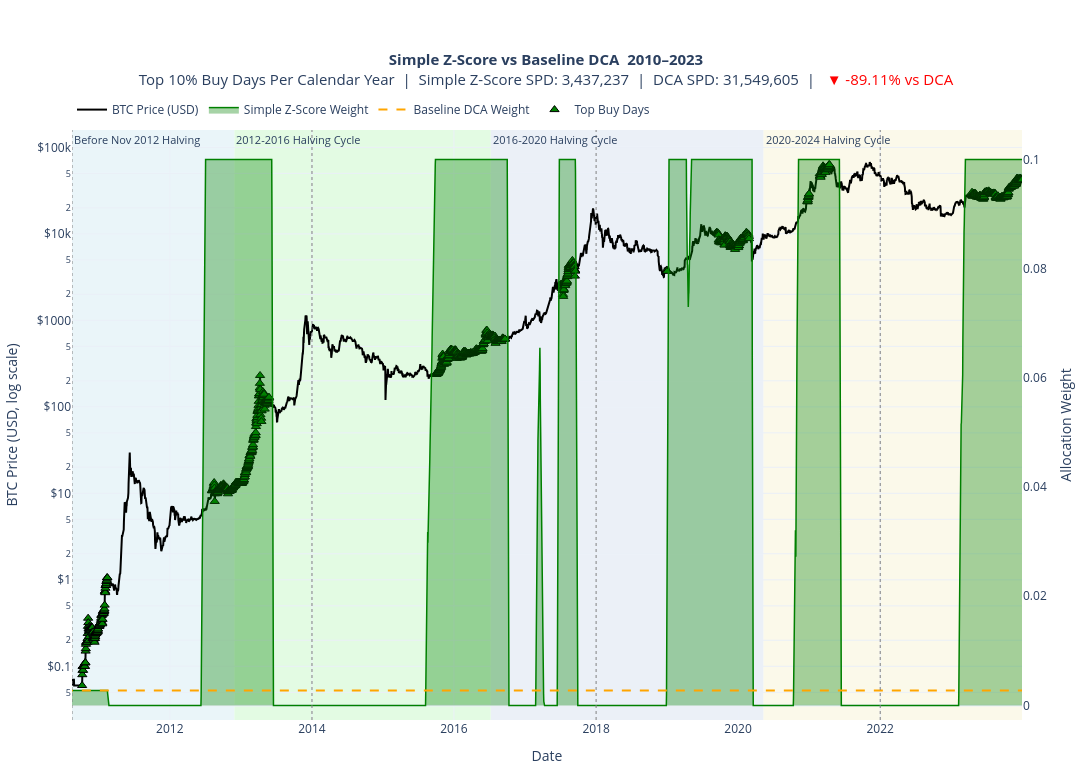

The notebook cell this image was saved under:
### Code cell
WINDOW_START = "2010-01-01"
WINDOW_END   = "2023-12-31"
config = ExportConfig(range_start=WINDOW_START, range_end=WINDOW_END)

zscore_dd  = _dedup(runner.export(SimpleZScoreStrategy(), config, btc_df=btc_df), "zscore_weight")
uniform_dd = (
    _dedup(runner.export(UniformStrategy(), config, btc_df=btc_df), "baseline_weight")
    .select(["date", "baseline_weight"])
)

merged_full = zscore_dd.join(uniform_dd, on="date", how="inner")

zscore_w_sum    = merged_full["zscore_weight"].sum()
baseline_w_sum  = merged_full["baseline_weight"].sum()

merged_full = merged_full.with_columns([
    (1e8 / pl.col("price_usd")).alias("sats_per_dollar_dynamic"),
    (1e8 / pl.col("price_usd")).alias("sats_per_dollar_baseline"),
    ((pl.col("zscore_weight")   / zscore_w_sum   * total_budget_usd) / pl.col("price_usd") * 1e8).alias("sats_accum_dynamic"),
    ((pl.col("baseline_weight") / baseline_w_sum * total_budget_usd) / pl.col("price_usd") * 1e8).alias("sats_accum_baseline"),
])


zscore_spd  = (merged_full["zscore_weight"]  * merged_full["sats_per_dollar_dynamic"]).sum() / merged_full["zscore_weight"].sum()
baseline_spd = (merged_full["baseline_weight"] * merged_full["sats_per_dollar_baseline"]).sum() / merged_full["baseline_weight"].sum()
excess_pct  = (zscore_spd - baseline_spd) / baseline_spd * 100

threshold = merged_full["zscore_weight"].quantile(0.90)
merged_full = merged_full.join(features_df, on="date", how="left").with_columns(
    (pl.col("zscore_weight") >= threshold).alias("heavy_buy")
)
df = merged_full.to_pandas()

cols = plots.StrategyColumns(
    weight="zscore_weight",
    spd="sats_per_dollar_dynamic",
    sats_accum="sats_accum_dynamic",
)

# Full period
full_plot = plots.plot_strategy_full_period(df, cols, "Simple Z-Score", ("2010-08-16", "2023-12-31"))
plt.show()

### Figure 1 — Plotly figure (JSON) as saved in the notebook; plotly's stock layout.template omitted (floating-point values rounded to 4 significant figures; data arrays with more than 128 entries replaced by an {"elided": "..."} marker saying what was removed)
{"data": [{"customdata": {"elided": "5113x8 mixed values"}, "hovertemplate": "<b>Date</b>: %{x|%Y-%m-%d}<br><b>Year</b>: %{customdata[0]}<br><b>Cycle</b>: %{customdata[1]}<br><b>BTC Price</b>: $%{y:,.2f}<br><b>Simple Z-Score Weight</b>: %{customdata[2]:.8f}<br><b>DCA Weight</b>: %{customdata[3]:.8f}<br><b>Simple Z-Score sats/$</b>: %{customdata[4]:,.2f}<br><b>DCA sats/$</b>: %{customdata[5]:,.2f}<br><b>Simple Z-Score sats accum.</b>: %{customdata[6]:,.2f}<br><b>DCA sats accum.</b>: %{customdata[7]:,.2f}<extra></extra>", "line": {"color": "black", "width": 2}, "mode": "lines", "name": "BTC Price (USD)", "type": "scatter", "x": {"elided": "5113 str values"}, "y": {"elided": "5113 float values"}, "yaxis": "y"}, {"customdata": {"elided": "5113x5 mixed values"}, "fill": "tozeroy", "fillcolor": "rgba(0, 128, 0, 0.35)", "hovertemplate": "<b>Date</b>: %{x|%Y-%m-%d}<br><b>Year</b>: %{customdata[0]}<br><b>Cycle</b>: %{customdata[1]}<br><b>Simple Z-Score Weight</b>: %{y:.8f}<br><b>BTC Price</b>: $%{customdata[2]:,.2f}<br><b>Simple Z-Score sats/$</b>: %{customdata[3]:,.2f}<br><b>Simple Z-Score sats accum.</b>: %{customdata[4]:,.2f}<extra></extra>", "line": {"color": "green", "width": 1.5}, "mode": "lines", "name": "Simple Z-Score Weight", "type": "scatter", "x": {"elided": "5113 str values"}, "y": {"elided": "5113 float values"}, "yaxis": "y2"}, {"customdata": {"elided": "5113x5 mixed values"}, "hovertemplate": "<b>Date</b>: %{x|%Y-%m-%d}<br><b>Year</b>: %{customdata[0]}<br><b>Cycle</b>: %{customdata[1]}<br><b>DCA Weight</b>: %{y:.8f}<br><b>BTC Price</b>: $%{customdata[2]:,.2f}<br><b>DCA sats/$</b>: %{customdata[3]:,.2f}<br><b>DCA sats accum.</b>: %{customdata[4]:,.2f}<extra></extra>", "line": {"color": "orange", "dash": "dash", "width": 2}, "mode": "lines", "name": "Baseline DCA Weight", "type": "scatter", "x": {"elided": "5113 str values"}, "y": {"elided": "5113 float values"}, "yaxis": "y2"}, {"customdata": {"elided": "1357x3 float values"}, "hovertemplate": "<b>Top Buy Date</b>: %{x|%Y-%m-%d}<br><b>Year</b>: %{customdata[0]}<br><b>BTC Price</b>: $%{y:,.2f}<br><b>Simple Z-Score Weight</b>: %{customdata[1]:.8f}<br><b>Year Threshold</b>: %{customdata[2]:.8f}<extra></extra>", "marker": {"color": "green", "line": {"color": "black", "width": 1}, "size": 8, "symbol": "triangle-up"}, "mode": "markers", "name": "Top Buy Days", "type": "scatter", "x": {"elided": "1357 str values"}, "y": {"elided": "1357 float values"}, "yaxis": "y"}], "layout": {"annotations": [{"font": {"size": 11}, "showarrow": false, "text": "Before Nov 2012 Halving", "x": "2010-08-16T00:00:00", "xanchor": "left", "xref": "x", "y": 1, "yanchor": "top", "yref": "y domain"}, {"font": {"size": 11}, "showarrow": false, "text": "2012-2016 Halving Cycle", "x": "2012-11-28T00:00:00", "xanchor": "left", "xref": "x", "y": 1, "yanchor": "top", "yref": "y domain"}, {"font": {"size": 11}, "showarrow": false, "text": "2016-2020 Halving Cycle", "x": "2016-07-09T00:00:00", "xanchor": "left", "xref": "x", "y": 1, "yanchor": "top", "yref": "y domain"}, {"font": {"size": 11}, "showarrow": false, "text": "2020-2024 Halving Cycle", "x": "2020-05-11T00:00:00", "xanchor": "left", "xref": "x", "y": 1, "yanchor": "top", "yref": "y domain"}], "height": 780, "hovermode": "x unified", "legend": {"orientation": "h", "x": 0, "xanchor": "left", "y": 1.01, "yanchor": "bottom"}, "margin": {"b": 60, "l": 70, "r": 70, "t": 130}, "shapes": [{"fillcolor": "rgba(173, 216, 230, 0.25)", "layer": "below", "line": {"width": 0}, "opacity": 1, "type": "rect", "x0": "2010-08-16T00:00:00", "x1": "2012-11-27T00:00:00", "xref": "x", "y0": 0, "y1": 1, "yref": "y domain"}, {"fillcolor": "rgba(144, 238, 144, 0.25)", "layer": "below", "line": {"width": 0}, "opacity": 1, "type": "rect", "x0": "2012-11-28T00:00:00", "x1": "2016-07-08T00:00:00", "xref": "x", "y0": 0, "y1": 1, "yref": "y domain"}, {"fillcolor": "rgba(176, 196, 222, 0.25)", "layer": "below", "line": {"width": 0}, "opacity": 1, "type": "rect", "x0": "2016-07-09T00:00:00", "x1": "2020-05-10T00:00:00", "xref": "x", "y0": 0, "y1": 1, "yref": "y domain"}, {"fillcolor": "rgba(238, 232, 170, 0.25)", "layer": "below", "line": {"width": 0}, "opacity": 1, "type": "rect", "x0": "2020-05-11T00:00:00", "x1": "2023-12-31T00:00:00", "xref": "x", "y0": 0, "y1": 1, "yref": "y domain"}, {"line": {"color": "gray", "dash": "dot", "width": 1}, "type": "line", "x0": "2010-08-16T00:00:00", "x1": "2010-08-16T00:00:00", "xref": "x", "y0": 0, "y1": 1, "yref": "y domain"}, {"line": {"color": "gray", "dash": "dot", "width": 1}, "type": "line", "x0": "2014-01-01T00:00:00", "x1": "2014-01-01T00:00:00", "xref": "x", "y0": 0, "y1": 1, "yref": "y domain"}, {"line": {"color": "gray", "dash": "dot", "width": 1}, "type": "line", "x0": "2018-01-01T00:00:00", "x1": "2018-01-01T00:00:00", "xref": "x", "y0": 0, "y1": 1, "yref": "y domain"}, {"line": {"color": "gray", "dash": "dot", "width": 1}, "type": "line", "x0": "2022-01-01T00:00:00", "x1": "2022-01-01T00:00:00", "xref": "x", "y0": 0, "y1": 1, "yref": "y domain"}], "title": {"font": {"size": 15}, "text": "<b>Simple Z-Score vs Baseline DCA  2010–2023</b><br>Top 10% Buy Days Per Calendar Year  |  Simple Z-Score SPD: 3,437,237  |  DCA SPD: 31,549,605  |  <span style='color:red;'> <span style='color:red;'>▼ -89.11% vs DCA</span></span>", "x": 0.5}, "width": 1450, "xaxis": {"range": ["2010-08-16T00:00:00", "2023-12-31T00:00:00"], "showgrid": true, "title": {"text": "Date"}}, "yaxis": {"showgrid": true, "side": "left", "tickprefix": "$", "title": {"text": "BTC Price (USD, log scale)"}, "type": "log"}, "yaxis2": {"overlaying": "y", "showgrid": false, "side": "right", "title": {"text": "Allocation Weight"}}}}
